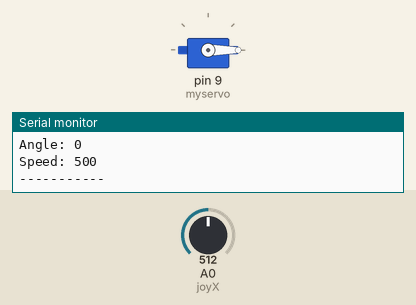
Bench run of a sketch on a simulated Arduino Uno, built with avr-gcc and run on an emulated ATmega328P. Parts: servo, the last lines printed to the serial monitor. The test bench sets the inputs (shaded band); at power-on: A0 (joyX) = 512.

Above: at 1.3 s.
1.4 s: A0 (joyX) set to 716
At 2.8 s:
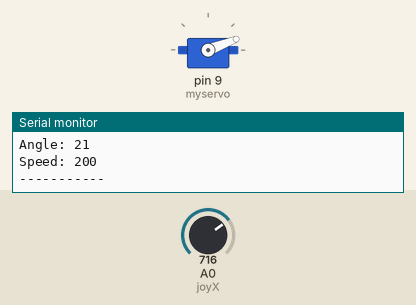
At 4.21 s:
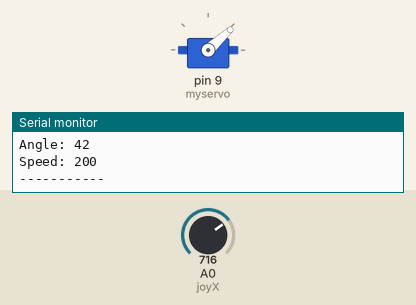
4.4 s: A0 (joyX) set to 900
7.4 s: A0 (joyX) set to 525
8.9 s: A0 (joyX) set to 501
At 9.4 s:
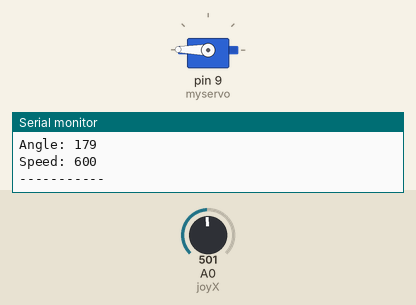
11.9 s: A0 (joyX) set to 1023
Timing chart, 0 to 14.4 s (numbered marks = the images above; inputs shaded):
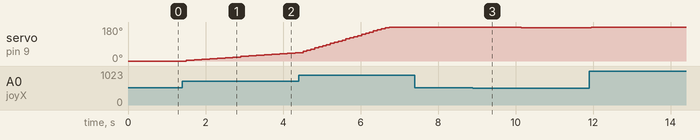

The sketch:

Djoystic_Servo.ino
```cpp
#include <Servo.h>
int joyX=0;
int angl=0;
Servo myservo;

void setup()
{
  myservo.attach(9);
  pinMode(joyX,INPUT);
  Serial.begin(9600);
}

void loop()
{
  int val = (analogRead(joyX)/64)-8;
  if (val > 0) {
    angl=angl+abs(val);
  }
  else {
    if (val < 0) {
    angl=angl-abs(val);}
  }
  if (angl < 0) angl = 0;
  if (angl > 180) angl = 180;
  Serial.print("Power: ");
  Serial.println(val);
  Serial.print("Angle: ");
  Serial.println(angl);
  myservo.write(angl);
  int spd = 500;
  if (val != 0) {
    spd = 600/abs(val);
  }

  Serial.print("Speed: ");
  Serial.println(spd);
  Serial.println("-----------");
  delay(spd);
}
```

Measured:
- the behaviour switches between 512 and 511 on A0 (joyX) (found by bisection; images 2 and 3)
- after the input at 1.4 s, servo on pin 9 (myservo): moves from 0° to 45° over 2.8 s, starting after 0.10 s
- after the input at 8.9 s, servo on pin 9 (myservo): moves from 180° to 175° over 2.4 s, starting after 0.05 s
